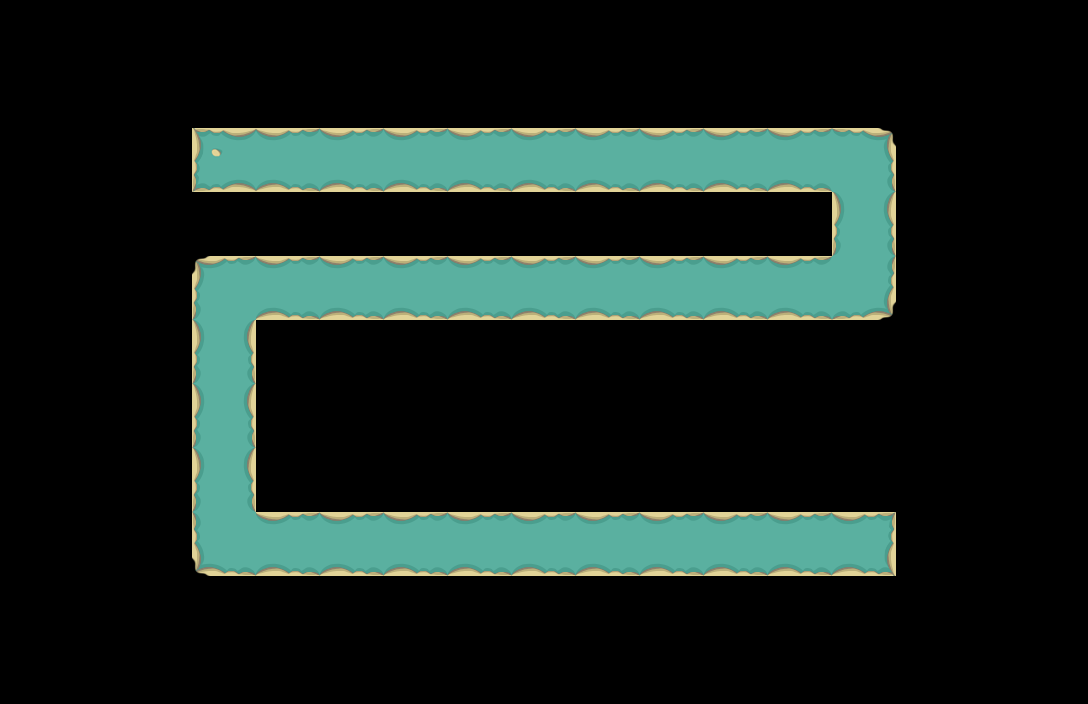

This is a level from a 2D game, rendered from its Tiled map with the project's own tilesets. A one-line summary and the map file follow, with tile-layer data summarised:
An orthogonal 17x11 tile map with 64x64 px tiles, 1 tile layer (Layer1) and 6 objects.

<map version="1.0" orientation="orthogonal" renderorder="right-down" width="17" height="11" tilewidth="64" tileheight="64" nextobjectid="7">
 <tileset firstgid="1" name="Road_map02" tilewidth="64" tileheight="64" tilecount="25">
  <image source="Road_map02.png" width="320" height="320" />
  <tile id="20">
   <properties>
    <property name="canBuild" value="1" />
   </properties>
  </tile>
 </tileset>
 <layer name="Layer1" width="17" height="11">
  <data>[187 cells, 187 non-empty, 10 distinct tile ids]</data>
 </layer>
 <objectgroup name="Obj1">
  <object id="1" x="199" y="160" />
  <object id="2" x="866" y="160" />
  <object id="3" x="863" y="286" />
  <object id="4" x="222" y="286" />
  <object id="5" x="230" y="545" />
  <object id="6" x="903" y="545" />
 </objectgroup>
</map>